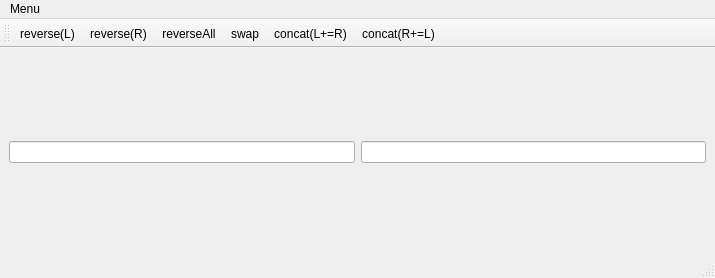
<?xml version="1.0" encoding="UTF-8"?>
<ui version="4.0">
 <class>MainWindow</class>
 <widget class="QMainWindow" name="MainWindow">
  <property name="geometry">
   <rect>
    <x>0</x>
    <y>0</y>
    <width>715</width>
    <height>278</height>
   </rect>
  </property>
  <property name="windowTitle">
   <string>MainWindow</string>
  </property>
  <widget class="QWidget" name="centralwidget">
   <layout class="QHBoxLayout" name="horizontalLayout_2">
    <item>
     <widget class="QLineEdit" name="EdtLeft"/>
    </item>
    <item>
     <widget class="QLineEdit" name="EdtRight"/>
    </item>
   </layout>
  </widget>
  <widget class="QMenuBar" name="menubar">
   <property name="geometry">
    <rect>
     <x>0</x>
     <y>0</y>
     <width>715</width>
     <height>23</height>
    </rect>
   </property>
   <widget class="QMenu" name="menuMenu">
    <property name="title">
     <string>Menu</string>
    </property>
    <addaction name="reverseL"/>
    <addaction name="reverseR"/>
    <addaction name="reverseAll"/>
    <addaction name="swap"/>
    <addaction name="concatLR"/>
    <addaction name="concatRL"/>
   </widget>
   <addaction name="menuMenu"/>
  </widget>
  <widget class="QStatusBar" name="statusbar"/>
  <widget class="QToolBar" name="toolBar">
   <property name="windowTitle">
    <string>toolBar</string>
   </property>
   <attribute name="toolBarArea">
    <enum>TopToolBarArea</enum>
   </attribute>
   <attribute name="toolBarBreak">
    <bool>false</bool>
   </attribute>
   <addaction name="reverseL"/>
   <addaction name="reverseR"/>
   <addaction name="reverseAll"/>
   <addaction name="swap"/>
   <addaction name="concatLR"/>
   <addaction name="concatRL"/>
  </widget>
  <action name="reverseL">
   <property name="text">
    <string>reverse(L)</string>
   </property>
  </action>
  <action name="reverseR">
   <property name="text">
    <string>reverse(R)</string>
   </property>
  </action>
  <action name="reverseAll">
   <property name="text">
    <string>reverseAll</string>
   </property>
  </action>
  <action name="swap">
   <property name="text">
    <string>swap</string>
   </property>
  </action>
  <action name="concatLR">
   <property name="text">
    <string>concat(L+=R)</string>
   </property>
  </action>
  <action name="concatRL">
   <property name="text">
    <string>concat(R+=L)</string>
   </property>
  </action>
 </widget>
 <resources/>
 <connections/>
</ui>
